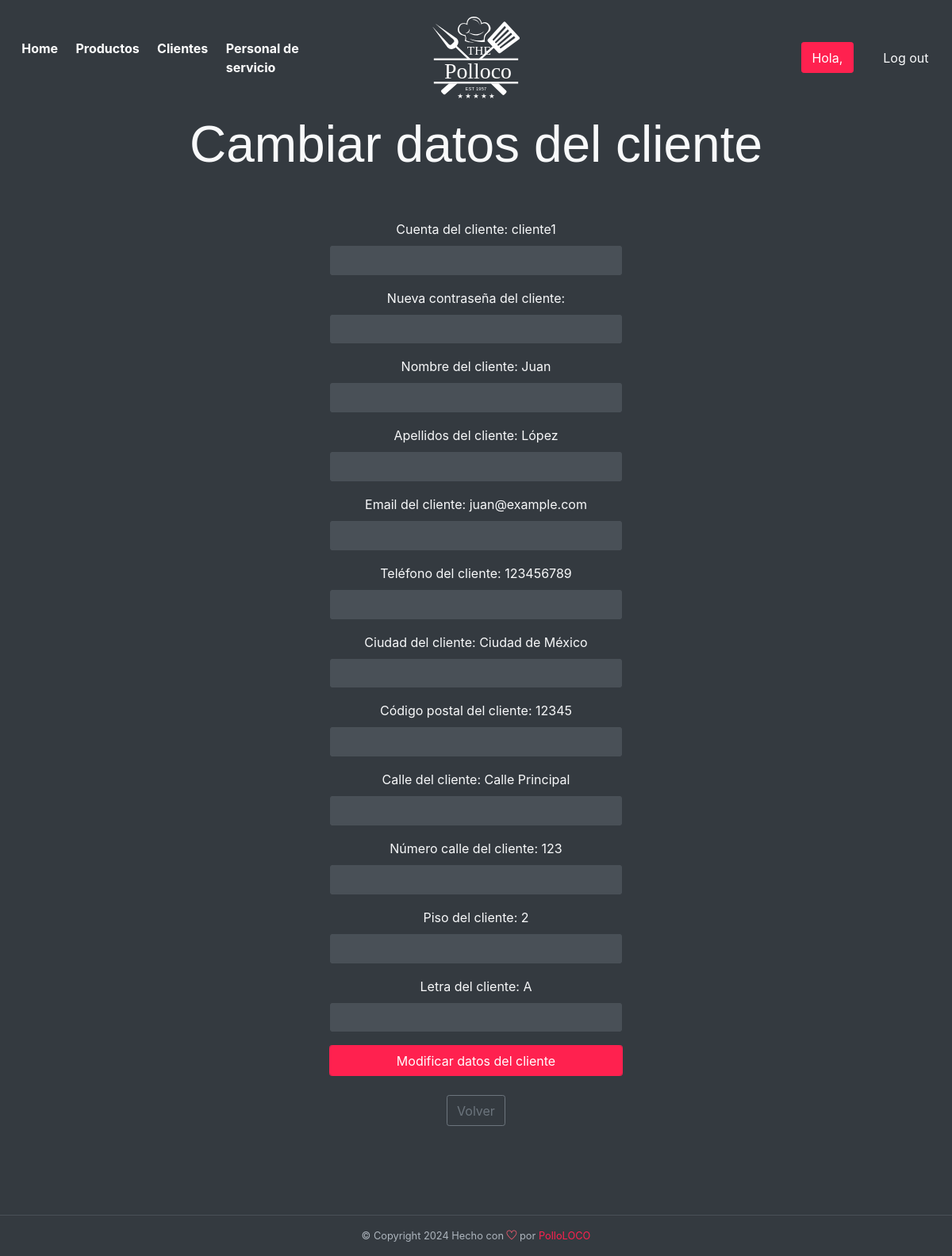
The app's page /foodhut/public_html/boss/clientes/modificar_clientes.php?id=9 with its own data.
### tables this page shows
CREATE TABLE usuario (
  id int auto_increment,
  cuenta varchar(25) not null,
  nombre varchar(25),
  apellidos varchar(25),
  contrasena varchar(25),
  email varchar(45),
  telefono varchar(9),
  ciudad varchar(25),
  cp varchar(5),
  calle varchar(25),
  numero varchar(25),
  piso varchar(25),
  letra varchar(5),
  rol enum ('cliente', 'cocina', 'reparto', 'boss'),
  PRIMARY KEY (id)
);

### foodhut/public_html/boss/clientes/modificar_clientes.php (the view, shortened to what this page needs)
<?php
$sql = conectarBaseDatos();
$organiza = array();
if (isset($_GET["id"])) {
    $id = $_GET["id"];
    $registro = $sql->query("SELECT * FROM usuario WHERE id=$id");
    if ($registro) {
        $organiza = $registro->fetch_assoc();
    } else {
        echo "Error en la consulta SQL: " . $sql->error;
    }
}
?>
<!DOCTYPE html>
<html lang="es">
<head>
    <link rel="stylesheet" href="../../assets/vendors/themify-icons/css/themify-icons.css">
    <link rel="stylesheet" href="../../assets/vendors/animate/animate.css">
    <link rel="stylesheet" href="../../assets/css/foodhut.css">
</head>
<body data-spy="scroll" data-target=".navbar" data-offset="40" id="home">
    <nav class="custom-navbar navbar navbar-expand-lg navbar-dark fixed-top" data-spy="affix" data-offset-top="10">
        <div class="collapse navbar-collapse" id="navbarSupportedContent">
            <ul class="navbar-nav">
            <li class="nav-item">
                    <a class="nav-link" href="../../inicio.php">Home</a>
                </li>
                <li class="nav-item">
                    <a class="nav-link" href="articulos.php">Productos</a>
                </li>
                <li class="nav-item">
                    <a class="nav-link" href="clientes.php">Clientes</a>
                </li>
                <li class="nav-item">
                    <a class="nav-link" href="../servicio/profesional.php">Personal de servicio</a>
                </li>
            </ul>
            <a class="navbar-brand m-auto" href="#">
                <img src="../../assets/imgs/logo.svg" class="brand-img" alt="PolloLOCO Logo">
            </a>
            <ul class="navbar-nav">
                <li class="nav-item">
                <a href="#" class="btn btn-primary ml-xl-4">Hola, <?php echo htmlspecialchars($_SESSION["cuenta"]); ?></a>
                </li>
                <li class="nav-item">
                    <a href="../../sesion.php?session=logout" class="btn ml-xl-4">Log out</a>
                </li>
            </ul>
        </div>
    </nav>
    <div id="blog" class="container-fluid bg-dark text-light py-5 text-center wow fadeIn">
        <br><br>
        <h2 class="section-title py-5">Cambiar datos del cliente</h2>
        <div class="row justify-content-center">
            <div class="col-sm-7 col-md-4 mb-5">
            <form method="POST" action="modificar_clientes.php" enctype="multipart/form-data">
            <div class="form-group">
                    <label for="nombre" class="form-label">Cuenta del cliente: <?php echo htmlspecialchars($organiza['cuenta']); ?></label>
                    <input type="text" class="form-control" name="cuenta" value="<?php  ?>">
                </div>
                <div class="form-group">
                    <label for="nombre" class="form-label">Nueva contraseña del cliente: <?php  ?></label>
                    <input type="text" class="form-control" name="contrasena" value="<?php  ?>">
                </div>
                <div class="form-group">
                    <label for="nombre" class="form-label">Nombre del cliente: <?php echo htmlspecialchars($organiza['nombre']); ?></label>
                    <input type="text" class="form-control" name="nombre" value="<?php  ?>">
                </div>
                <div class="form-group">
                    <label for="descripcion" class="form-label">Apellidos del cliente: <?php echo htmlspecialchars($organiza['apellidos']); ?></label>
                    <input type="text" class="form-control" name="apellidos" value="<?php  ?>">
                </div>
                <div class="form-group">
                    <label for="precio" class="form-label">Email del cliente: <?php echo htmlspecialchars($organiza['email']); ?></label>
                    <input type="text" class="form-control" name="email" value="<?php  ?>">
                </div>
                <div class="form-group">
                    <label for="imagen" class="form-label">Teléfono del cliente: <?php echo htmlspecialchars($organiza['telefono']); ?></label>
                    <input type="text" class="form-control" name="telefono" value="<?php  ?>">
                </div>
                <div class="form-group">
                    <label for="categoria" class="form-label">Ciudad del cliente: <?php echo htmlspecialchars($organiza['ciudad']); ?></label>
                    <input type="text" class="form-control" name="ciudad" value="<?php  ?>">
                </div>
                <div class="form-group">
                    <label for="alergenos" class="form-label">Código postal del cliente: <?php echo htmlspecialchars($organiza['cp']); ?></label>
                    <input type="text" class="form-control" name="cp" value="<?php  ?>">
                </div>
                <div class="form-group">
                    <label for="proveedor" class="form-label">Calle del cliente: <?php echo htmlspecialchars($organiza['calle']); ?></label>
                    <input type="text" class="form-control" name="calle" value="<?php  ?>">
                </div>
                <div class="form-group">
                    <label for="tiempoPreparacion" class="form-label">Número calle del cliente: <?php echo htmlspecialchars($organiza['numero']); ?></label>
                    <input type="text" class="form-control" name="numero" value="<?php  ?>">
                </div>
                <div class="form-group">
                    <label for="tiempoPreparacion" class="form-label">Piso del cliente: <?php echo htmlspecialchars($organiza['piso']); ?></label>
                    <input type="text" class="form-control" name="piso" value="<?php  ?>">
                </div>
                <div class="form-group">
                    <label for="tiempoPreparacion" class="form-label">Letra del cliente: <?php echo htmlspecialchars($organiza['letra']); ?></label>
                    <input type="text" class="form-control" name="letra" value="<?php  ?>">
                </div>
                <div class="form-group">
                    <button type="submit" name="modificar" class="form-control btn btn-primary">Modificar datos del cliente</button><br><br>
                    <a href="ver_clientes.php?id=<?php echo $organiza["id"]; ?>" class="btn btn-outline-secondary">Volver</a>
                </div>
            </form>
            </div>
        </div>
    </div>
    <div class="bg-dark text-light text-center border-top wow fadeIn">
        <p class="mb-0 py-3 text-muted small">&copy; Copyright <script>document.write(new Date().getFullYear())</script> Hecho con <i class="ti-heart text-danger"></i> por <a href="http://devcrud.com">PolloLOCO</a></p>
    </div>
</body>
</html>

### records on screen
usuario: cuenta "cliente1", nombre "Juan", apellidos "López", email "juan@example.com", telefono "123456789", ciudad "Ciudad de México", cp "12345", calle "Calle Principal", numero "123", piso "2", letra "A"
